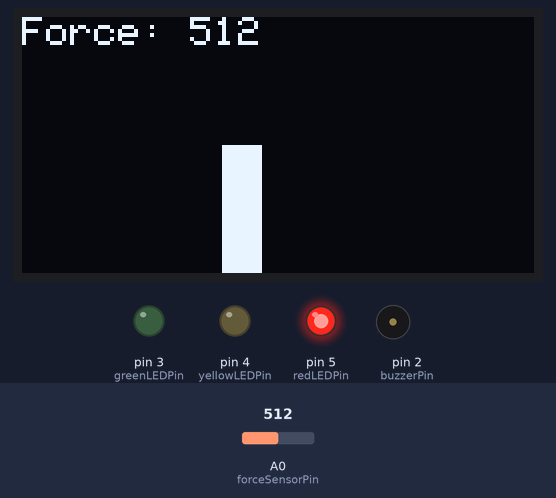
Recording of a sketch running on a simulated Arduino Uno, built with avr-gcc and run on an emulated ATmega328P. On the bench: 128×64 one-colour display, output pins drawn as LEDs (lit = HIGH), buzzer (waves = sounding). The inputs (shaded band) are chosen by the test bench; at power-on: A0 (forceSensorPin) = 512.

Above: at 1.2 s.
1.3 s: A0 (forceSensorPin) set to 481
At 1.7 s:
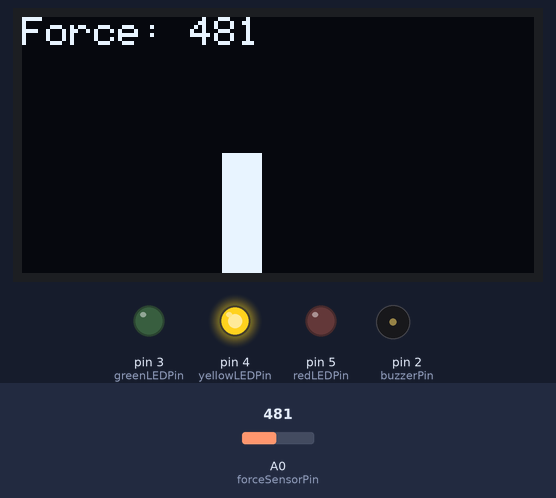
2.9 s: A0 (forceSensorPin) set to 560
At 3.9 s:
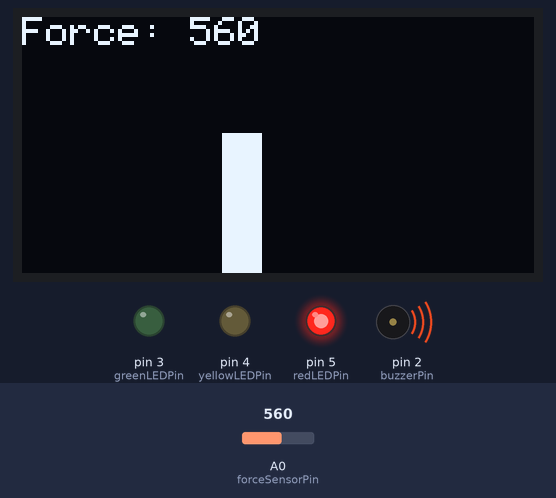
4.5 s: A0 (forceSensorPin) set to 542
At 4.9 s:
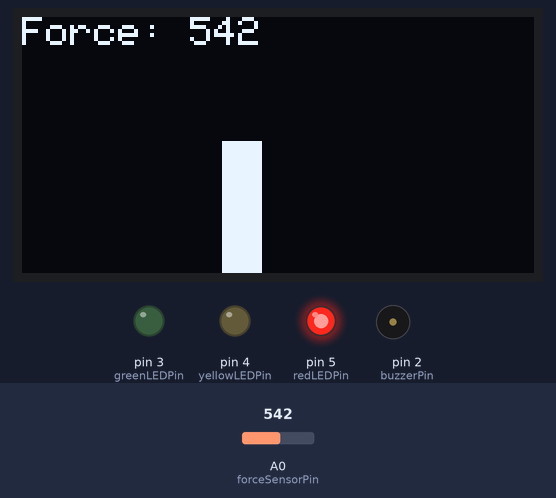
6.1 s: A0 (forceSensorPin) set to 190
At 7.1 s:
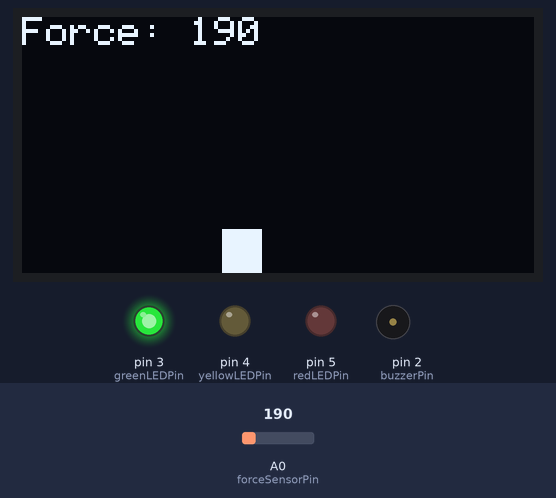
Timing chart, 0 to 8.7 s (numbered marks = the images above; inputs shaded):
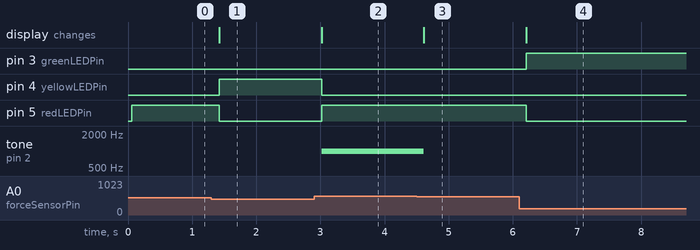

Measured:
- the behaviour switches between 500 and 499 on A0 (forceSensorPin) (found by bisection; images 0 and 1)
- the behaviour switches between 551 and 550 on A0 (forceSensorPin) (found by bisection; images 2 and 3)
- after the input at 1.3 s, pin 4 (yellowLEDPin): LOW → HIGH after 0.12 s; pin 5 (redLEDPin): HIGH → LOW after 0.12 s; the display: changes after 0.12 s (image 1)
- after the input at 2.9 s, pin 4 (yellowLEDPin): HIGH → LOW after 0.12 s; pin 5 (redLEDPin): LOW → HIGH after 0.12 s; tone on pin 2 (buzzerPin): silent → 1000 Hz after 0.12 s; the display: changes after 0.12 s (image 2)
- after the input at 4.5 s, tone on pin 2 (buzzerPin): 1000 Hz → silent after 0.11 s; the display: changes after 0.11 s (image 3)
- after the input at 6.1 s, pin 3 (greenLEDPin): LOW → HIGH after 0.11 s; pin 5 (redLEDPin): HIGH → LOW after 0.11 s; the display: changes after 0.11 s (image 4)

The sketch:

force_sensor_with_arduino.ino
```cpp
#include <Wire.h>
#include <Adafruit_GFX.h>
#include <Adafruit_SSD1306.h>

#define OLED_RESET    -1
Adafruit_SSD1306 display(OLED_RESET);

const int forceSensorPin = A0;
const int buzzerPin = 2;
const int greenLEDPin = 3;
const int yellowLEDPin = 4;
const int redLEDPin = 5;

int sensorValue = 0;

// Thresholds for sensor values
const int lowThreshold = 200;  // Example threshold for low force
const int mediumThreshold = 500; // Example threshold for medium force
const int highThreshold = 550;  // Example threshold for high force

void setup() {
  Serial.begin(9600);

  pinMode(buzzerPin, OUTPUT);
  pinMode(greenLEDPin, OUTPUT);
  pinMode(yellowLEDPin, OUTPUT);
  pinMode(redLEDPin, OUTPUT);

  if(!display.begin(SSD1306_SWITCHCAPVCC, 0x3C)) {
    Serial.println(F("SSD1306 allocation failed"));
    for(;;); // Don't proceed, loop forever
  }
  display.clearDisplay();
}

void loop() {
  sensorValue = analogRead(forceSensorPin);

  // Display the reading on OLED
  display.clearDisplay();
  display.setTextSize(1);
  display.setTextColor(WHITE);
  display.setCursor(0,0);
  display.print("Force: ");
  display.println(sensorValue);

  // Draw a simple graph
  int graphHeight = map(sensorValue, 0, 1023, 0, display.height());
  display.fillRect(50, display.height() - graphHeight, 10, graphHeight, WHITE);
  display.display();

  // Control LEDs based on sensor value
  if (sensorValue < lowThreshold) {
    digitalWrite(greenLEDPin, HIGH);
    digitalWrite(yellowLEDPin, LOW);
    digitalWrite(redLEDPin, LOW);
  } else if (sensorValue < mediumThreshold) {
    digitalWrite(greenLEDPin, LOW);
    digitalWrite(yellowLEDPin, HIGH);
    digitalWrite(redLEDPin, LOW);
  } else {
    digitalWrite(greenLEDPin, LOW);
    digitalWrite(yellowLEDPin, LOW);
    digitalWrite(redLEDPin, HIGH);
  }

  // Activate buzzer if sensor value exceeds high threshold
  if (sensorValue > highThreshold) {
    tone(buzzerPin, 1000); // 1000 Hz tone
  } else {
    noTone(buzzerPin);
  }

  delay(200); // Update interval
}
```
